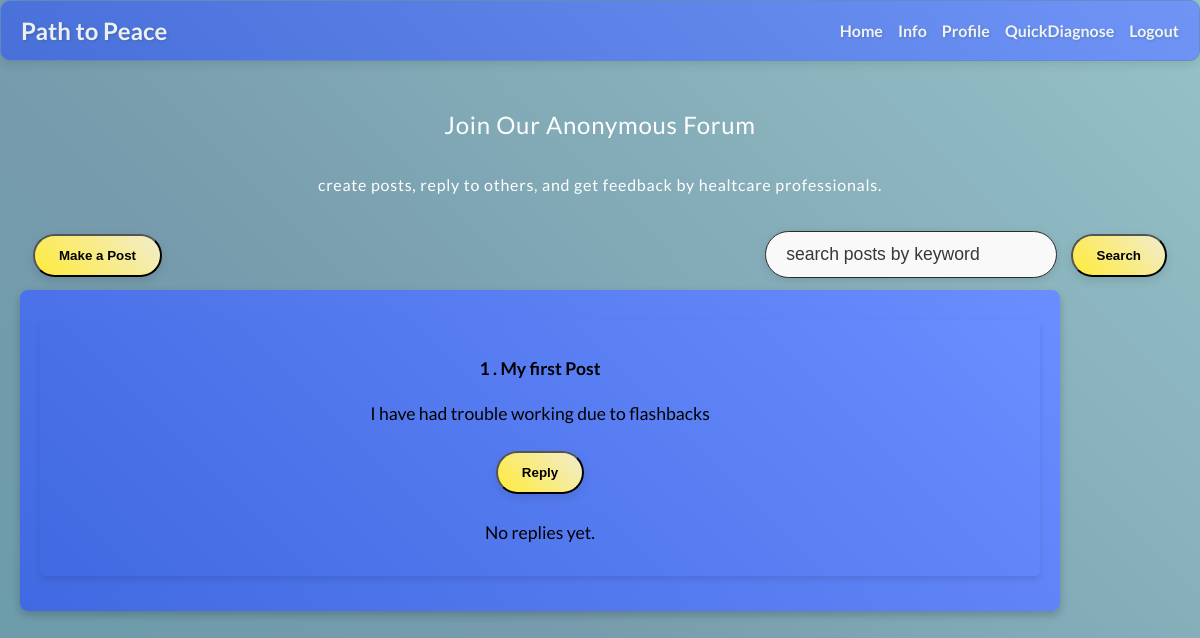
/forum, run on an earlier commit of the app's database.
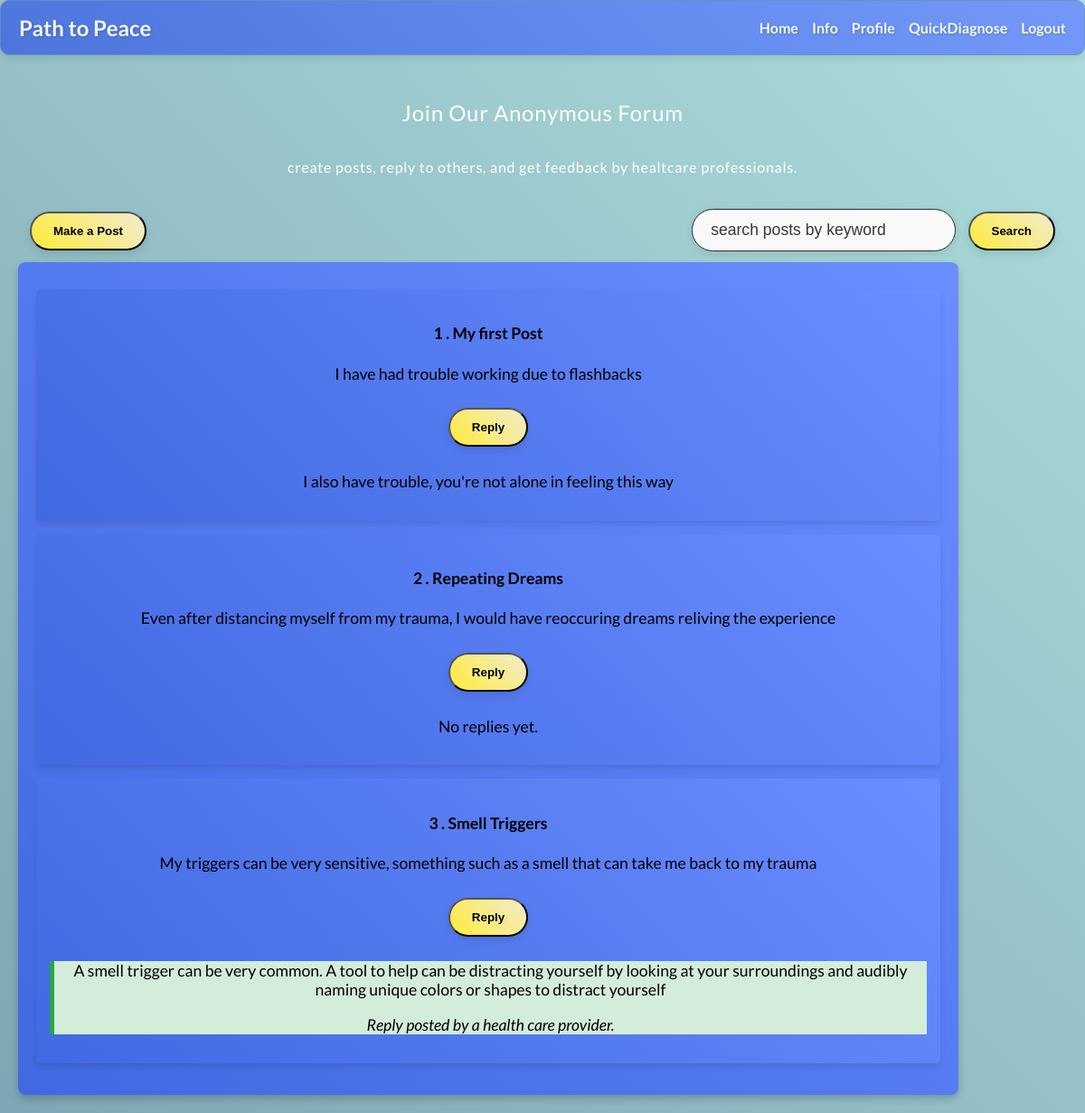
And on a later commit of the database.
### tables this page shows
CREATE TABLE forum_posts (
    id INTEGER PRIMARY KEY AUTOINCREMENT, 
    user_id INTEGER NOT NULL, 
    title VARCHAR(500),
    content VARCHAR(1000),
    FOREIGN KEY (user_id) REFERENCES users(id)
);

CREATE TABLE forum_replies (
    id INTEGER PRIMARY KEY AUTOINCREMENT,
    user_id INTEGER NOT NULL,
    og_post_id INTEGER NOT NULL,
    content VARCHAR(1000), 
    FOREIGN KEY (user_id) REFERENCES users(id)
    FOREIGN KEY (og_post_id) REFERENCES forum_posts(id)
);

### app.py (the view)
@app.route("/forum")
def forum():
    db = get_db()
    cursor = db.cursor()
    cursor.execute("""
        SELECT forum_posts.*, users.user_role
        FROM forum_posts
        JOIN users ON forum_posts.user_id = users.id
    """)
    posts = cursor.fetchall()
    posts = [dict(post) for post in posts]
    for post in posts:
        cursor.execute("""
            SELECT forum_replies.*, users.user_role
            FROM forum_replies
            JOIN users ON forum_replies.user_id = users.id
            WHERE forum_replies.og_post_id = ?
        """, (post['id'],))
        replies = cursor.fetchall()
        post['replies'] = [dict(reply) for reply in replies]
    return render_template("forum.html", posts=posts)

### app.py (called while the page is built)
def get_db():
    db = getattr(g, '_database', None)
    if db is None:
        db = g._database = sqlite3.connect(
            app.config['DATABASE'],
            detect_types=sqlite3.PARSE_DECLTYPES
        )
        db.row_factory = sqlite3.Row
    return db

### templates/forum.html (shortened to what this page needs)
<!DOCTYPE html>
<html lang="en">
    <head>
        <link rel="stylesheet" href="{{ url_for('static', filename='css/styles.css') }}">
    </head>
    <body>
        <nav class="navbar">
            <h1>
                Path to Peace
            </h1>
            <ul>
                <li><a href="/">Home</a></li>
                <li><a href="/info">Info</a></li>
                <li><a href="/profile">Profile</a></li>
                <li><a href="/questionnaire">QuickDiagnose</a></li>
                <li><a href="/logout">Logout</a></li>
            </ul>
        </nav>
        <main>
            <section class="forum-header">
                <h2 class="mission-statement">Join Our Anonymous Forum</h2>
                <h4 class="sub-text1">create posts, reply to others, and get feedback by healtcare professionals.</h4>
                <div class="forum-controls">
                    <table class="forum-table">
                        <tr>
                            <td class="left-panel">
                                <button class="button" onclick="window.location.href='/make_post'">Make a Post</button>
                            </td>
                            <td class="right-panel">
                                <form action="/search" method="get">
                                    <input type="text" name="keyword" id="keyword" placeholder="search posts by keyword" class="search-bar">
                                    <button type="button" class="button">Search</button>
                                </form>
                            </td>
                        </tr>
                    </table>
                </div>
            </section>
            <section class="posts-container">
                {% if posts %}
                    {% for post in posts %}
                    <div class="post {% if post.user_role == 'doc' %}doc-post{% endif %}">
                        <h4>{{ post.id }} . {{ post.title }}</h4>
                        <p>{{ post.content }}</p>
                        <form action="{{ url_for('reply_post', post_id=post.id) }}" method="get">
                            <button type="submit" class="button">Reply</button>
                        </form>
                        {% if post.replies %}
                            <div class="replies">
                                {% for reply in post.replies %}
                                    <div class="reply {% if reply.user_role == 'doc' %}doc-reply{% endif %}">
                                        <p>{{ reply.content }}</p>
                                        {% if reply.user_role == 'doc' %}
                                            <p><em>Reply posted by a health care provider.</em></p>
                                        {% endif %}
                                    </div>
                                {% endfor %}
                            </div>
                        {% else %}
                            <p>No replies yet.</p>
                        {% endif %}
                    </div>
                    {% endfor %}
                {% else %}
                    <p class="empty-forum">Forum is Empty</p>
                {% endif %}
            </section>
        </main>
    </body>
</html>

### static/css/styles.css (style rules this page uses)
body { background: linear-gradient(45deg, #4c9fa8, #769bac, #b3e5e1, #d1e9f7); background-size: 400% 400%; color: #FFFFFF; font-family: 'Lato', sans-serif; margin: 0; padding: 0; }
.mission-statement { font-size: 1.5rem; line-height: 2; font-weight: 500; font-family: 'Lato', sans-serif; color: #FFFFFF; text-align: center; margin: 20px 0; margin-bottom: 0%; letter-spacing: 0.75px; animation: fadeIn 2s ease-out; }
.sub-text1 { font-size: 1rem; line-height: 2; font-weight: 500; font-family: 'Lato', sans-serif; color: #FFFFFF; text-align: center; margin: 20px 0; letter-spacing: 0.75px; opacity: 0; animation: fadeIn 2.5s ease-out 2s forwards;; }
h1,h2 { font-family: 'Lato', sans-serif; font-weight: 700; }
.post { background-color: #ffffff; color: #000; border-radius: 8px; padding: 15px; margin: 10px 0; box-shadow: 0 4px 6px rgba(0, 0, 0, 0.1); }
.navbar { background: linear-gradient(45deg, #4169E1, #6a8dff); color: #FFFFFF; padding: 15px 20px; display: flex; justify-content: space-between; align-items: center; border-radius: 10px; box-shadow: 0 4px 10px rgba(0, 0, 0, 0.1); border: 1px solid #5a87c1; text-shadow: 1px 1px 3px rgba(0, 0, 0, 0.2); opacity: .85; }
.navbar h1 { margin: 0; font-size: 1.5em; color: #FFFFFF; }
.navbar ul { list-style-type: none; margin: 0; padding: 0; display: flex; gap: 15px; }
.navbar li { display: inline; }
.navbar a { color: #FFFFFF; text-decoration: none; font-weight: bold; }
main { padding: 20px; text-align: center; font-size: 1.1em; font-family: 'Lato'; }
.button { display: inline-block; padding: 12px 24px; margin: 10px; background: linear-gradient(45deg, #FFEB3B, #f1eccd); text-decoration: none; font-weight: bold; border-radius: 30px; transition: background 0.3s ease, color 0.3s ease, transform 0.2s ease; box-shadow: 0 4px 10px rgba(0, 0, 0, 0.1); }
h2 { font-size: 2.5em; color: #FFFFFF; text-align: center; margin-bottom: 20px; }
.forum-table { width: 100%; table-layout: fixed; }
.left-panel { text-align: left; padding-right: 20px; }
.right-panel { text-align: right; }
.search-bar { flex-grow: 1; width: calc(100% - 110px); max-width: 250px; }
.posts-container { width: 100%; max-width: 1000px; background: linear-gradient(45deg, #4169E1, #6a8dff); text-align: center; padding: 20px; border-radius: 8px; box-shadow: 0 4px 8px rgba(0, 0, 0, 0.2); }
.post { background-color: #FFFFFF; background: linear-gradient(45deg, #4169E1, #6a8dff); padding: 15px; border-radius: 5px; margin-bottom: 15px; }
.doc-reply { background-color: #d4edda; border-left: 5px solid #28a745; }
.search-bar { width: 80%; padding: 12px 20px; font-size: 1.1rem; border-radius: 25px; border: .1px solid #2c2c2c; background-color: #f9f9f9; transition: all 0.3s ease; box-shadow: 0 2px 8px rgba(0, 0, 0, 0.1); }
.search-bar::placeholder { color: #383838; }

What changed in the data, as far as the page shows it:
shown differently, row unchanged: forum_posts "My first Post": no longer shows "No replies yet."
added forum_replies: content "I also have trouble, you're not alone in feeling this way", shown under forum_posts "My first Post"
added forum_posts: id "2", title "Repeating Dreams", content "Even after distancing myself from my trauma, I would have reoccuring dreams reliving the experience", shows "No replies yet."
added forum_posts: id "3", title "Smell Triggers", content "My triggers can be very sensitive, something such as a smell that can take me back to my trauma"
added forum_replies: content "A smell trigger can be very common. A tool to help can be distracting yourself by looking at your surroundings and audibly naming unique colors or shapes to distract yourself", shows "Reply posted by a health care provider.", shown under "3"
